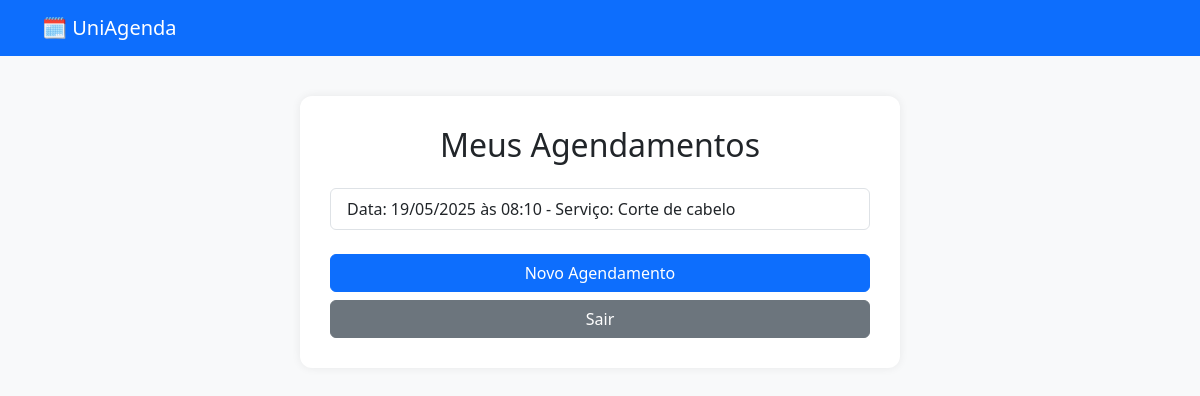
The app's page /dashboard (signed in) with its own data.
### app/models.py (models this page shows)
class Appointment(db.Model):
    id = db.Column(db.Integer, primary_key=True)
    user_id = db.Column(db.Integer, db.ForeignKey('user.id'))
    user = db.relationship('User', backref='appointments')
    service_id = db.Column(db.Integer, db.ForeignKey('service.id'))
    service = db.relationship('Service')
    date = db.Column(db.String(10))
    time = db.Column(db.String(5))
    created_at = db.Column(db.DateTime, default=datetime.utcnow)

class Service(db.Model):
    id = db.Column(db.Integer, primary_key=True)
    name = db.Column(db.String(100), nullable=False)

### app/routes.py (the view)
@main.route('/dashboard')
@login_required
def dashboard():
    if current_user.is_admin:
        appointments = Appointment.query.all()
        services = Service.query.all()
        return render_template('admin_dashboard.html', appointments=appointments, services=services)
    else:
        appointments = Appointment.query.filter_by(user_id=current_user.id)
        return render_template('user_dashboard.html', appointments=appointments)

### app/__init__.py (called while the page is built)
def create_app():
    app = Flask(__name__)
    app.config['SECRET_KEY'] = 'chave_secreta_uniagenda'
    app.config['SQLALCHEMY_DATABASE_URI'] = 'sqlite:///../instance/uniagenda.sqlite'
    @app.template_filter('formata_data')
    def formata_data(data_iso):
        from datetime import datetime
        try:
            return datetime.strptime(data_iso, "%Y-%m-%d").strftime("%d/%m/%Y")
        except:
            return data_iso  # fallback
    app.config['MAIL_SERVER'] = 'smtp.gmail.com'
    app.config['MAIL_PORT'] = 587
    app.config['MAIL_USE_TLS'] = True
    app.config['MAIL_USERNAME'] = 'uniagendaunivesp@gmail.com'
    app.config['MAIL_PASSWORD'] = 'pwhhizzxfeqxwdiw'
    db.init_app(app)
    login_manager.init_app(app)
    mail.init_app(app)
    from .routes import main
    app.register_blueprint(main)
    with app.app_context():
        db.create_all()
    return app

### app/routes.py (called while the page is built)
@login_manager.user_loader
def load_user(user_id):
    return User.query.get(int(user_id))

### app/templates/user_dashboard.html
{% extends "base.html" %}
{% block content %}
<h2 class="mb-4 text-center">Meus Agendamentos</h2>
<ul class="list-group">
    {% for a in appointments %}
    <li class="list-group-item">
        Data: {{ a.date|formata_data }} às {{ a.time }} - Serviço: {{ a.service.name }}
    </li>
    {% endfor %}
</ul>
<a href="{{ url_for('main.agendar') }}" class="btn btn-primary mt-4 w-100">Novo Agendamento</a>
<a href="{{ url_for('main.logout') }}" class="btn btn-secondary mt-2 w-100">Sair</a>
{% endblock %}

### app/templates/base.html (style rules this page uses)
body { background-color: #f8f9fa; }

### records on screen
Appointment: date "19/05/2025", time "08:10", service.name "Corte de cabelo"
